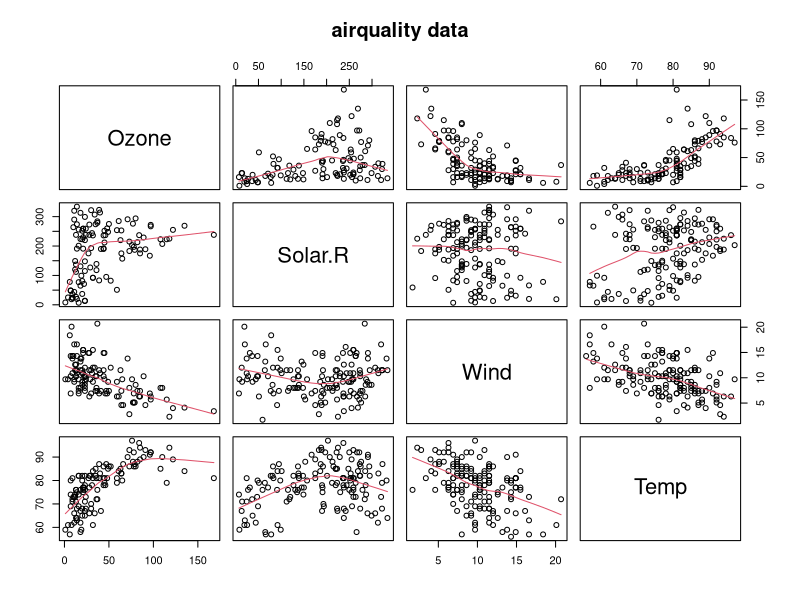
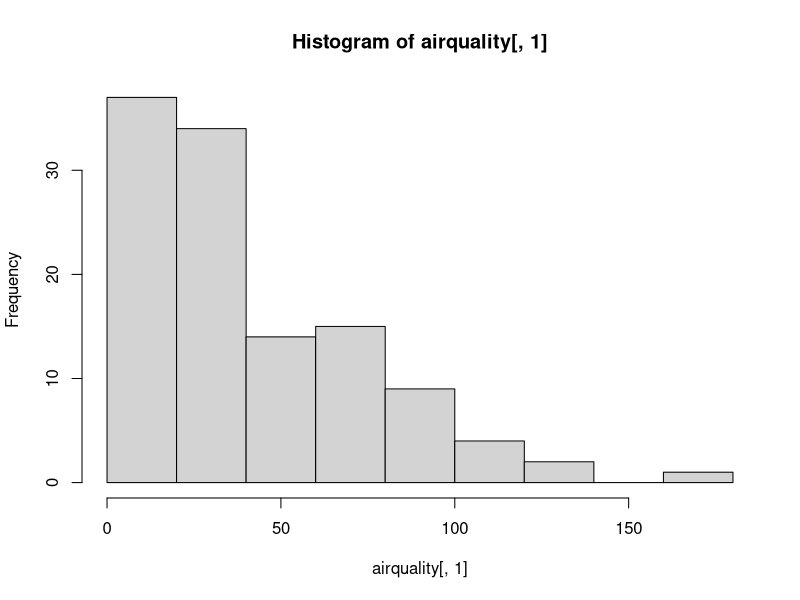

Here is the R script that generated these plots, in order:
airquality
without_na_airquality = airquality[complete.cases(airquality),]
length(without_na_airquality[,1])

# write.csv(without_na_airquality, file="./data/airquality_data")
pairs(airquality[,1:4], panel = panel.smooth, main = "airquality data")

hist(airquality[,1])